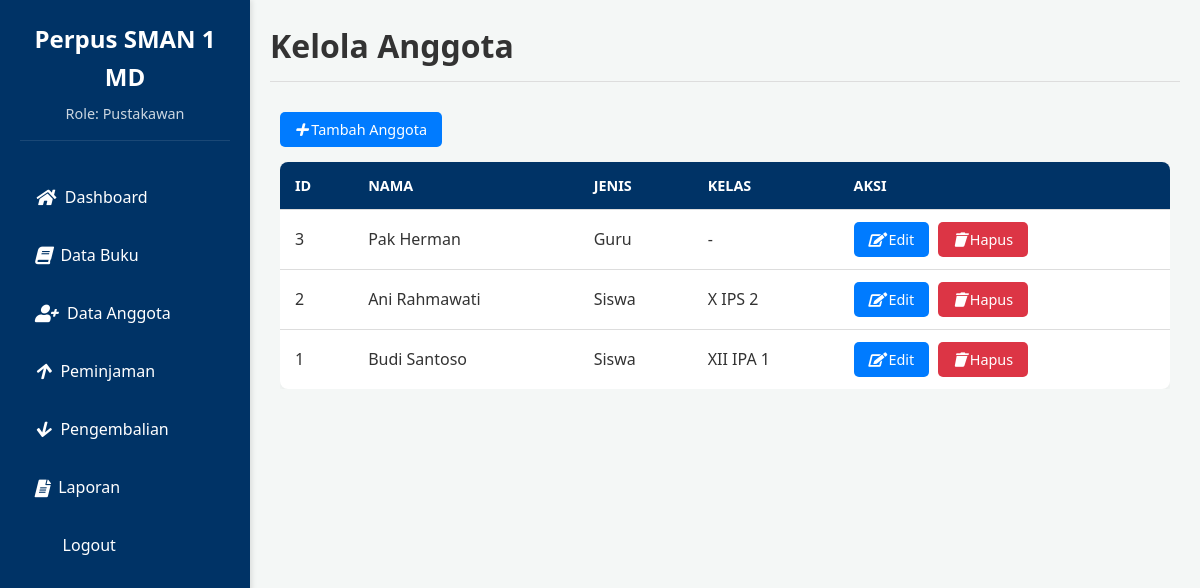
The app's page /pustakawan/anggota.php (signed in) with its own data.
### tables this page shows
CREATE TABLE anggota (
    id_anggota INT(11) NOT NULL AUTO_INCREMENT,
    nama VARCHAR(100) NOT NULL,
    jenis_anggota ENUM('siswa', 'guru') NOT NULL,
    kelas VARCHAR(50) NULL,  
    PRIMARY KEY (id_anggota)
);

### pustakawan/anggota.php (the view, shortened to what this page needs)
<?php
require_once '../config/database.php';
$db = new Database();
$conn = $db->getConnection();
$result = $conn->query("SELECT * FROM anggota ORDER BY id_anggota DESC");
$anggota = $result->fetch_all(MYSQLI_ASSOC);
echo get_header("Kelola Anggota", $_SESSION['role']);
?>
<button class="btn btn-primary" data-modal-target="modalAddEdit"><i class="icon-plus"></i> Tambah Anggota</button>
<div class="table-responsive">
    <table class="data-table">
        <thead>
            <tr>
                <th>ID</th>
                <th>Nama</th>
                <th>Jenis</th>
                <th>Kelas</th>
                <th>Aksi</th>
            </tr>
        </thead>
        <tbody>
            <?php foreach ($anggota as $a): ?>
            <tr>
                <td><?php echo $a['id_anggota']; ?></td>
                <td><?php echo $a['nama']; ?></td>
                <td><?php echo ucfirst($a['jenis_anggota']); ?></td>
                <td><?php echo $a['kelas'] ?? '-'; ?></td>
                <td>
                    <button class="btn btn-primary btn-sm"
                            data-modal-target="modalAddEdit"
                            data-id="<?php echo $a['id_anggota']; ?>"
                            data-nama="<?php echo $a['nama']; ?>"
                            data-jenis="<?php echo $a['jenis_anggota']; ?>"
                            data-kelas="<?php echo $a['kelas']; ?>"
                            onclick="editAnggota(this)"><i class="icon-edit"></i> Edit</button>
                    <a href="anggota.php?delete_id=<?php echo $a['id_anggota']; ?>"
                       class="btn btn-danger btn-sm"
                       onclick="return confirm('Yakin ingin menghapus anggota ini? Semua data peminjaman terkait akan terhapus.');"><i class="icon-trash"></i> Hapus</a>
                </td>
            </tr>
            <?php endforeach; ?>
        </tbody>
    </table>
</div>
<?php
echo get_footer();
?>

### config/database.php (shortened to what this page needs)
<?php
function get_header($title, $role) {
    $menu = [
        'admin' => [
            ['link' => '../admin/dashboard.php', 'icon' => 'home', 'text' => 'Dashboard'],
            ['link' => '../admin/users.php', 'icon' => 'users', 'text' => 'Kelola User'],
        ],
        'pustakawan' => [
            ['link' => '../pustakawan/dashboard.php', 'icon' => 'home', 'text' => 'Dashboard'],
            ['link' => '../pustakawan/buku.php', 'icon' => 'book', 'text' => 'Data Buku'],
            ['link' => '../pustakawan/anggota.php', 'icon' => 'user-plus', 'text' => 'Data Anggota'],
            ['link' => '../pustakawan/peminjaman.php', 'icon' => 'arrow-up', 'text' => 'Peminjaman'],
            ['link' => '../pustakawan/pengembalian.php', 'icon' => 'arrow-down', 'text' => 'Pengembalian'],
            ['link' => '../pustakawan/laporan.php', 'icon' => 'file-text', 'text' => 'Laporan'],
        ],
    ];
    $sidebar_menu = '';
    if (isset($menu[$role])) {
        foreach ($menu[$role] as $item) {
            $active = (strpos($_SERVER['REQUEST_URI'], $item['link']) !== false) ? 'active' : '';
            $sidebar_menu .= "<li class='nav-item {$active}'><a href='{$item['link']}'><i class='icon-{$item['icon']}'></i> {$item['text']}</a></li>";
        }
    }
    return "
<!DOCTYPE html>
<html lang='id'>
<head>
    <meta charset='UTF-8'>
    <meta name='viewport' content='width=device-width, initial-scale=1.0'>
    <title>{$title} | Perpustakaan SMAN 1 Mandau</title>
    <link rel='stylesheet' href='../assets/css/style.css'>
    <link rel='stylesheet' href='https://cdnjs.cloudflare.com/ajax/libs/font-awesome/5.15.4/css/all.min.css'>
</head>
<body>
    <div class='wrapper'>
        <aside class='sidebar'>
            <div class='sidebar-header'>
                <h3>Perpus SMAN 1 MD</h3>
                <p>Role: " . ucfirst($role) . "</p>
            </div>
            <ul class='nav-links'>
                {$sidebar_menu}
                <li class='nav-item'><a href='../auth/logout.php'><i class='icon-log-out'></i> Logout</a></li>
            </ul>
        </aside>
        <main class='main-content'>
            <header class='main-header'>
                <h1>{$title}</h1>
            </header>
            <div class='content-area'>
    ";
}
function get_footer() {
    return "
            </div>
        </main>
    </div>
    <script src='../assets/js/script.js'></script>
</body>
</html>
    ";
}
?>

### assets/css/style.css (style rules this page uses)
* { box-sizing: border-box; margin: 0; padding: 0; font-family: 'Segoe UI', Tahoma, Geneva, Verdana, sans-serif; }
:root { --primary-color: #003366; --secondary-color: #007bff; --background-color: #f4f7f6; --card-background: #ffffff; --text-color: #333; --success-color: #28a745; --danger-color: #dc3545; --border-color: #ddd; }
body { background-color: var(--background-color); color: var(--text-color); line-height: 1.6; }
a { text-decoration: none; color: var(--secondary-color); }
.wrapper { display: flex; min-height: 100vh; }
.sidebar { width: 250px; background-color: var(--primary-color); color: white; padding: 20px; box-shadow: 2px 0 5px rgba(0, 0, 0, 0.1); flex-shrink: 0; }
.sidebar-header { text-align: center; margin-bottom: 30px; padding-bottom: 15px; border-bottom: 1px solid rgba(255, 255, 255, 0.1); }
.sidebar-header h3 { font-size: 1.5em; margin-bottom: 5px; }
.sidebar-header p { font-size: 0.9em; opacity: 0.8; }
.nav-links { list-style: none; }
.nav-item a { display: flex; align-items: center; padding: 12px 15px; color: white; border-radius: 5px; margin-bottom: 5px; transition: background-color 0.3s; }
.nav-item a i { margin-right: 10px; font-size: 1.1em; }
.main-content { flex-grow: 1; padding: 20px; }
.main-header { margin-bottom: 20px; padding-bottom: 10px; border-bottom: 1px solid var(--border-color); }
.content-area { padding: 10px; }
.table-responsive { overflow-x: auto; }
.data-table { width: 100%; border-collapse: collapse; margin-top: 15px; background: var(--card-background); border-radius: 8px; overflow: hidden; box-shadow: 0 2px 5px rgba(0, 0, 0, 0.05); }
.data-table th, .data-table td { padding: 12px 15px; text-align: left; border-bottom: 1px solid var(--border-color); }
.data-table th { background-color: var(--primary-color); color: white; font-weight: 600; text-transform: uppercase; font-size: 0.9em; }
.data-table tr:last-child td { border-bottom: none; }
.btn { padding: 8px 15px; border: none; border-radius: 5px; cursor: pointer; font-size: 0.9em; margin-right: 5px; transition: opacity 0.3s; }
.btn-primary { background-color: var(--secondary-color); color: white; }
.btn-danger { background-color: var(--danger-color); color: white; }
.icon-home:before { content: "\f015"; font-family: "Font Awesome 5 Free"; font-weight: 900; }
.icon-book:before { content: "\f02d"; font-family: "Font Awesome 5 Free"; font-weight: 900; }
.icon-user-plus:before { content: "\f234"; font-family: "Font Awesome 5 Free"; font-weight: 900; }
.icon-arrow-up:before { content: "\f062"; font-family: "Font Awesome 5 Free"; font-weight: 900; }
.icon-arrow-down:before { content: "\f063"; font-family: "Font Awesome 5 Free"; font-weight: 900; }
.icon-file-text:before { content: "\f15c"; font-family: "Font Awesome 5 Free"; font-weight: 900; }
.icon-log-out:before { content: "\f08b"; font-family: "Font Awesome 5 Free"; font-weight: 900; }
.icon-plus:before { content: "\f067"; font-family: "Font Awesome 5 Free"; font-weight: 900; }
.icon-edit:before { content: "\f044"; font-family: "Font Awesome 5 Free"; font-weight: 900; }
.icon-trash:before { content: "\f1f8"; font-family: "Font Awesome 5 Free"; font-weight: 900; }

### records on screen
anggota: id_anggota "3", nama "Pak Herman", jenis_anggota "Guru", kelas "-"
anggota: id_anggota "2", nama "Ani Rahmawati", jenis_anggota "Siswa", kelas "X IPS 2"
anggota: id_anggota "1", nama "Budi Santoso", jenis_anggota "Siswa", kelas "XII IPA 1"

### other values on screen
$role "Pustakawan"
$item['text'] "Dashboard"
$item['text'] "Data Buku"
$item['text'] "Data Anggota"
$item['text'] "Peminjaman"
$item['text'] "Pengembalian"
$item['text'] "Laporan"
$title "Kelola Anggota"
